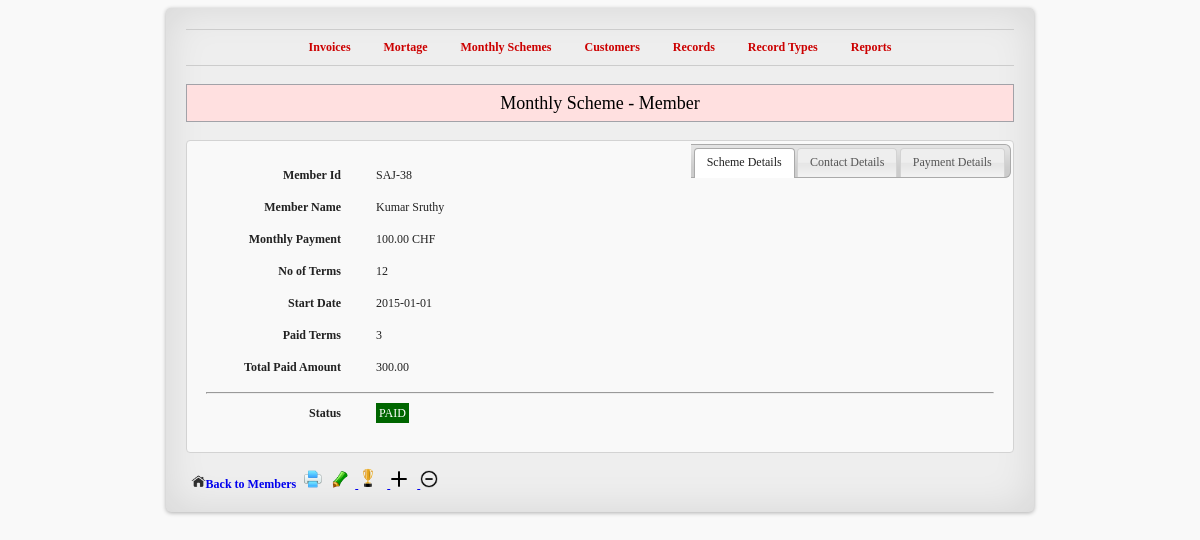
The app's page /member.php?member_id=38 (signed in) with its own data.
### tables this page shows
CREATE TABLE IF NOT EXISTS `members` (
  `member_id` mediumint(10) NOT NULL AUTO_INCREMENT,
  `scheme_id` mediumint(10) NOT NULL,
  `cust_id` mediumint(10) NOT NULL,
  `paid_terms` int(3) DEFAULT NULL,
  `total_paid_amount` float(7,2) DEFAULT NULL,
  `status` varchar(10) DEFAULT NULL,
  PRIMARY KEY (`member_id`)
);

CREATE TABLE IF NOT EXISTS `customer` (
  `cust_id` int(11) NOT NULL AUTO_INCREMENT,
  `cname` varchar(200) NOT NULL,
  `street` varchar(200) DEFAULT NULL,
  `city` varchar(30) DEFAULT NULL,
  `zip` varchar(10) DEFAULT NULL,
  `state` varchar(50) DEFAULT NULL,
  `phone` varchar(30) DEFAULT NULL,
  `mobile` varchar(30) DEFAULT NULL,
  `email` varchar(100) DEFAULT NULL,
  `jdate` date NOT NULL,
  `status` varchar(10) DEFAULT NULL,
  PRIMARY KEY (`cust_id`)
);

CREATE TABLE IF NOT EXISTS `mschemes` (
  `scheme_id` mediumint(10) NOT NULL AUTO_INCREMENT,
  `scheme_name` varchar(100) DEFAULT NULL,
  `start_date` date NOT NULL,
  `no_of_terms` int(3) DEFAULT NULL,
  `mpay` float(7,2) DEFAULT NULL,
  `members` int(3) DEFAULT NULL,
  `status` varchar(10) DEFAULT NULL,
  `price_amount` float(7,2) DEFAULT NULL,
  PRIMARY KEY (`scheme_id`)
);

### funcs/db/db.php (called while the page is built, shortened)
<?php
function getDBConnection(){
	$db_name='jewellery_db';
	$db_user='jewellery_db';
	$db_pass='jewellery_db';
	$conn=mysqli_connect('localhost',$db_user, $db_pass, $db_name) or die("error occured on getConnection " . mysqli_error($conn));
	return $conn;
}
function getFetchArray($sql){
	$conn=getDBConnection();
	$result= mysqli_query($conn, $sql) or die ("Er:getFetchArray ".mysqli_error()." sql - ".$sql);
	$rows=null;
	while ($row=mysqli_fetch_array($result, MYSQLI_BOTH)){
		$rows[] = $row;
	}
	return $rows;
}
?>

### funcs/member/selectMember.php (the view, shortened to what this page needs)
<?php
function getActionsForMember($member_id, $schema_id, $status, $role, $cust_id){
	$data=null;
	$dr="&nbsp;";
	$editAction="<a href='customer.php?ecust_id=".$cust_id."'><img src='img/icon/edit.png' title='edit member details' style='width:18px;height:18px;' /></a>";
	$printAction="<a href='member.php?mprint=".$member_id."' target='_blank' ><img src='img/icon/print.png' style='width:18px;height:18px;' title='print member' /></a>";
	$markWinnerAction="<a href='member.php?markwinner=".$member_id."&scid=".$schema_id."'  confirm('Are you sure to pay for this member ?')\">
	<img src='img/icon/winner.png' title='mark as winner' /></a>";
	$revertWinnerAction="<a href='member.php?revertwinner=".$member_id."&scid=".$schema_id."'  confirm('Are you sure to declare this member is not a winner ?')\">
	<img src='img/icon/revert.png' title='mark as winner' /></a>";
	$payMemberAction="<a href='member.php?paymemberid=".$member_id."&scid=".$schema_id."' confirm('Are you sure to pay for this member ?')\">
	<img src='img/icon/add_customer.png' title='pay for this member' style='width:18px;height:18px;' /></a>";
	$revertMemberAction="<a href='member.php?revertmemberid=".$member_id."&scid=".$schema_id."' confirm('Are you sure to revert for this member ?')\">
	<img src='img/icon/revert_payment.png' title='revert this payment' style='width:18px;height:18px;' /></a>";
	if($status==STATUS_MEMBER_WINNER){
		$data=$data.$printAction.$dr.$dr.$dr.
				$revertWinnerAction.$dr.$dr.$dr.
				$editAction.$dr.$dr;
	}else{
		$data=$data. $printAction.$dr.$dr.$dr.
			$editAction.$dr.$dr.
			$markWinnerAction.$dr.$dr.$dr.
			$payMemberAction.$dr.$dr.$dr.
			$revertMemberAction.$dr.$dr.$dr;
	}
	return $data;
}
function displayMemberById($member_id, $role){
	$sql="select
m.member_id, m.scheme_id, m.cust_id, paid_terms, total_paid_amount, m.status member_status, scheme_name, start_date, no_of_terms,
mpay, members, s.status scheme_status, price_amount, cname, street, city, zip, state, phone, mobile, email
	from members m, mschemes s, customer c where m.member_id=".$member_id." and m.scheme_id=s.scheme_id and m.cust_id=c.cust_id";
	$rows=getFetchArray($sql);
	$data=null;
	foreach ($rows as $result){
		$member_id=$result['member_id'];
		$schema_id=$result['scheme_id'];
		$status=$result['member_status'];
		$no_of_terms=$result['no_of_terms'];
		$start_date=$result['start_date'];
		$mpay=$result['mpay'];
		$paid_terms=$result['paid_terms'];
		$total_paid_amount=$result['total_paid_amount'];
		$cust_id=$result['cust_id'];
		$cname=$result['cname'];
		$street=$result['street'];
		$city=$result['city'];
		$zip=$result['zip'];
		$phone=$result['phone'];
		$mobile=$result['mobile'];
		$email=$result['email'];
	$data=$data."
	<div id='tabs' style='background:#F9F9F9;'>
  <ul>
  <li><a href='#tabs-1'>Scheme Details</a></li>
	<li><a href='#tabs-2'>Contact Details</a></li>
	<li><a href='#tabs-3'>Payment Details</a></li>
  </ul>
  <div id='tabs-1'>
	<p><label>Member Id</label><label>".PREFIX_MEMBER_NR.$member_id."</label></p>
	<p><label>Member Name</label><label>".$cname."</label></p>
	<p><label>Monthly Payment</label><label>".$mpay." CHF</label></p>
	<p><label>No of Terms</label><label>".$no_of_terms."</label></p>
	<p><label>Start Date</label><label>".$start_date."</label></p>
	<p><label>Paid Terms</label><label>".$paid_terms."</label></p>
	<p><label>Total Paid Amount</label><label>".$total_paid_amount."</label></p>
	<hr>
	<p><label>Status</label><label>".displayOrderStatus($status)."</label></p>
	<p></p>
  </div>
  <div id='tabs-2'>
  <a style='color:blue;' href='customer.php?ecust_id=".$cust_id."'>Edit Customer</a>
	<p><label>Street</label><label>".$street."</label></p>
	<p><label>City</label><label>".$city."</label></p>
	<p><label>Zip</label><label>".$zip."</label></p>
	<p><label>Phone</label><label>".$phone."</label></p>
	<p><label>Mobile</label><label>".$mobile."</label></p>
	<p><label>Email</label><label>".$email."</label></p>
  </div>
  <div id='tabs-3'>
	".getMemberTransactions($member_id)."
  </div>
</div>
<div class='tabs-background'></div>
<div class='tabs-background'></div>
<br>
".getLinkWithIcon("member.php?sid=".$schema_id."", "home.png", "Back to Members", "width:15px;height:15px;", "Back to Members")."
".getActionsForMember($member_id, $schema_id, $status, $role, $cust_id)."
	";
		echo getHTMLPage(MAIN_TITLE, "Monthly Scheme - Member", $data, getHTMLHeadContentForTabs(), BGC_FOR_MEMBER);
	}
}
function getHTMLHeadContentForTabs(){
	return "
	<link rel='stylesheet' href='http://code.jquery.com/ui/1.10.3/themes/smoothness/jquery-ui.css' />
  <script src='http://code.jquery.com/jquery-1.9.1.js'></script>
  <script src='http://code.jquery.com/ui/1.10.3/jquery-ui.js'></script>
	<style>
  #tabs .ui-tabs-nav {
    float: right;
    border-left: none;
    -moz-border-radius: 0px 6px 6px 0px;
    -webkit-border-radius: 0px 6px 6px 0px;
    border-radius: 0px 6px 6px 0px;
}
#tabs .tabs-background {
    height: 2.6em;
    background: #ece8da url(css/ui-bg_gloss-wave_100_ece8da_500x100.png) repeat-x scroll 50% 50%;
    border: 1px solid #d4ccb0;
    -moz-border-radius: 6px;
    -webkit-border-radius: 6px;
    border-radius: 6px;
}
</style>
  <script>
  $(function() {
    $( '#tabs' ).tabs();
  });
  </script>
  ";
}

### funcs/utility.php (shortened to what this page needs)
<?php
function getHTMLPage($title,$heading,$content, $insideHead, $bgc){
	$data="<html lang='en-US'>".returnHTMLHead($title, $insideHead)."
<body>
	<div id='container' style='width:70%;background:".$bgc.";'>
		".getSimpleNavigationMenu()."
		<center><p style='font-size:18px;line-height:200%;background:#FFE0E0;border:1px solid #A2A2A8;'>".$heading."</p></center>
			".$content."
	</div>
</body>
</html>";
	return $data;
}
function displayOrderStatus($status){
	$statusStr=null;
	$style="padding:3px;color:#FFF;font-size:12px;";
	$forPaid="style='background:#006600;".$style."'";
	$forUnpaid="style='background:#FF3300;".$style."'";
	$forOrdered="style='background:#3385FF;".$style."'";
	$forWinner="style='background:#FFFF00;".$style.";color:red;'";
	if($status==STATUS_PAID_VALUE){
		$statusStr="<label ".$forPaid.">".$status."</label>";
	}else if($status==STATUS_UNPAID_VALUE){
		$statusStr="<label ".$forUnpaid.">".$status."</label>";
	}else if($status==STATUS_ORDERED_VALUE){
		$statusStr="<label ".$forOrdered.">".$status."</label>";
	}else if($status==STATUS_MEMBER_WINNER){
		$statusStr="<label ".$forWinner.">".$status."</label>";
	}else if($status==STATUS_MEMBER_JOINED){
		$statusStr="<label ".$forOrdered.">".$status."</label>";
	}
	return $statusStr;
}
function getLinkWithIcon($link,$img,$title,$style, $word){
	return "<a href='".$link."' id='id11'><img src='img/icon/".$img."' title='".$title."' style='".$style."' />".$word."</a>";
}
?>

### includes/cons.php (shortened to what this page needs)
<?php
function getSimpleNavigationMenu(){
return
"<li style='list-style:none;'>
	<ul id='navMovie'>
		<li><a href='index.php'>Invoices</a></li>
		<li><a href='mortage.php'>Mortage</a></li>
		<li><a href='ms.php'>Monthly Schemes</a></li>
		<li><a href='customer.php'>Customers</a></li>			    <li><a href='records.php'>Records</a></li>	    		<li><a href='recordTypes.php'>Record Types</a></li>		         <li><a href='index.php?reports'>Reports</a></li>
	</ul>
</li>";
}
function returnHTMLHead($title, $insideHead){
	return "<head>
  <meta charset='UTF-8'>
	<title>".$title."</title>
	<link rel='stylesheet' href='css/chosen.css'>
	<link rel='stylesheet' href='css/style.css'>
	<script type='text/javascript'>
		$(function()
		{
			$('form').form();
		});
	</script>
	".$insideHead."
	";
}

### css/style.css (style rules this page uses)
* { font-size:12px; font-family:verdana; }
body { background-color:#F9F9F9; }
p > label:first-child { display: inline-block; font-weight: 700; margin-bottom: 5px; padding-right: 35px; text-align: right; width: 135px; }
ul li { padding:5px; }
#container { margin:0px auto; width:800px; background-color:#eee; padding:20px; border-radius: 5px; clear: both; -webkit-border-radius: 5px; -moz-border-radius: 5px; border-radius: 5px; -webkit-box-shadow:0 1px 4px rgba(0, 0, 0, 0.3), 0 0 40px rgba(0, 0, 0, 0.1) inset; -moz-box-shadow:0 1px 4px rgba(0, 0, 0, 0.3), 0 0 40px rgba(0, 0, 0, 0.1) inset; box-shadow:0 1px 4px rgba(0, 0, 0, 0.3), 0 0 40px rgba(0, 0, 0, 0.1) inset; }
#id11 { font-family:verdana;font-size:12px;padding:5px;font-weight:bold;text-decoration:none; }
#navMovie { border:1px solid #ccc; border-width:1px 0; list-style:none; margin-top:1px; margin-bottom:5px; padding:0; text-align:center; }
#navMovie li { position:relative; display:inline; }
#navMovie a { display:inline-block; padding:10px; color:#c00; text-decoration:none; font-weight:bold; }

### funcs/member/selectMember.php (style rules this page uses)
#tabs .ui-tabs-nav { float: right; border-left: none; -moz-border-radius: 0px 6px 6px 0px; -webkit-border-radius: 0px 6px 6px 0px; border-radius: 0px 6px 6px 0px; }

### records on screen
members: member_id "38", cust.cname "Kumar Sruthy", scheme.mpay "100.00", scheme.no_of_terms "12", scheme.start_date "2015-01-01", paid_terms "3", total_paid_amount "300.00", status "PAID"
